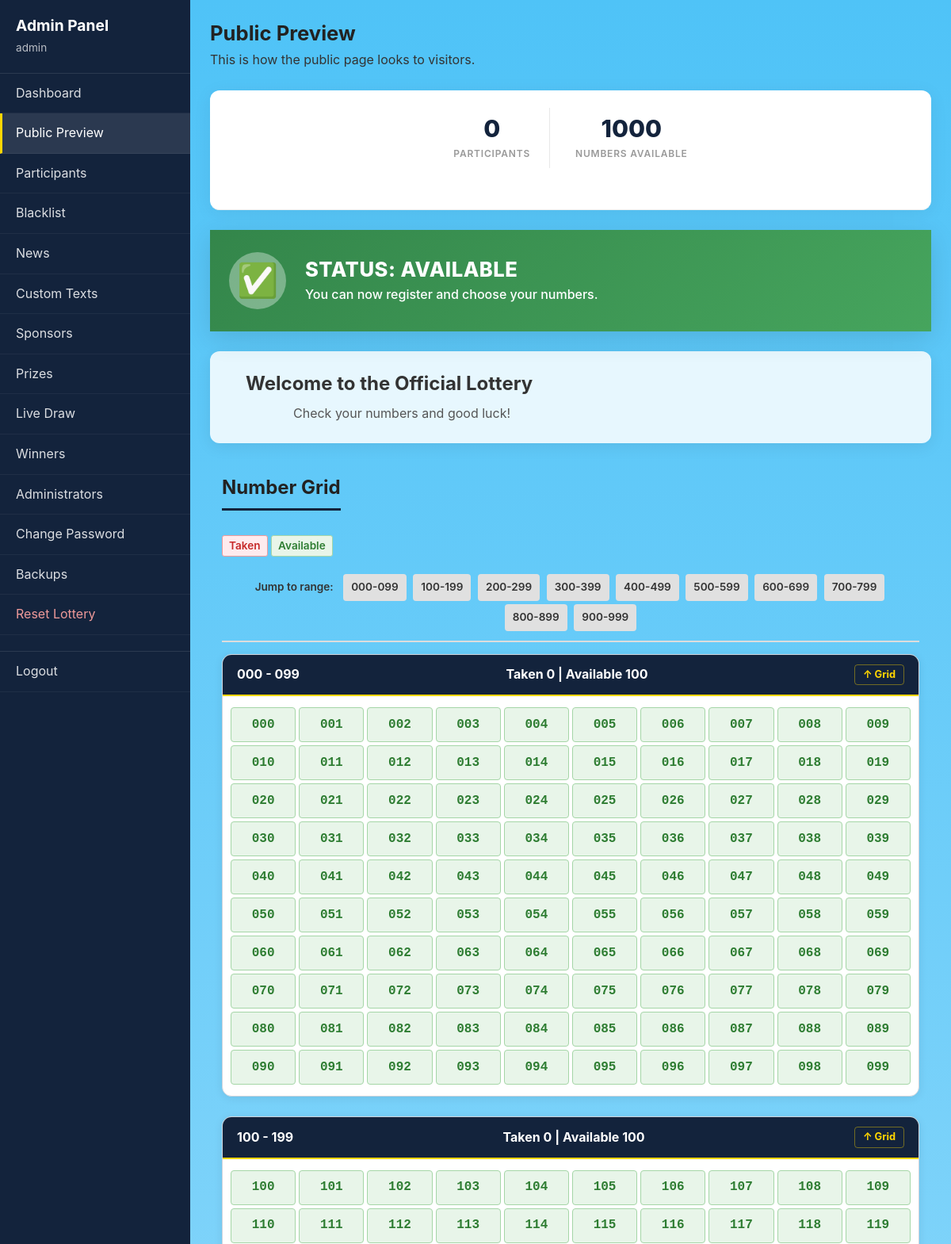
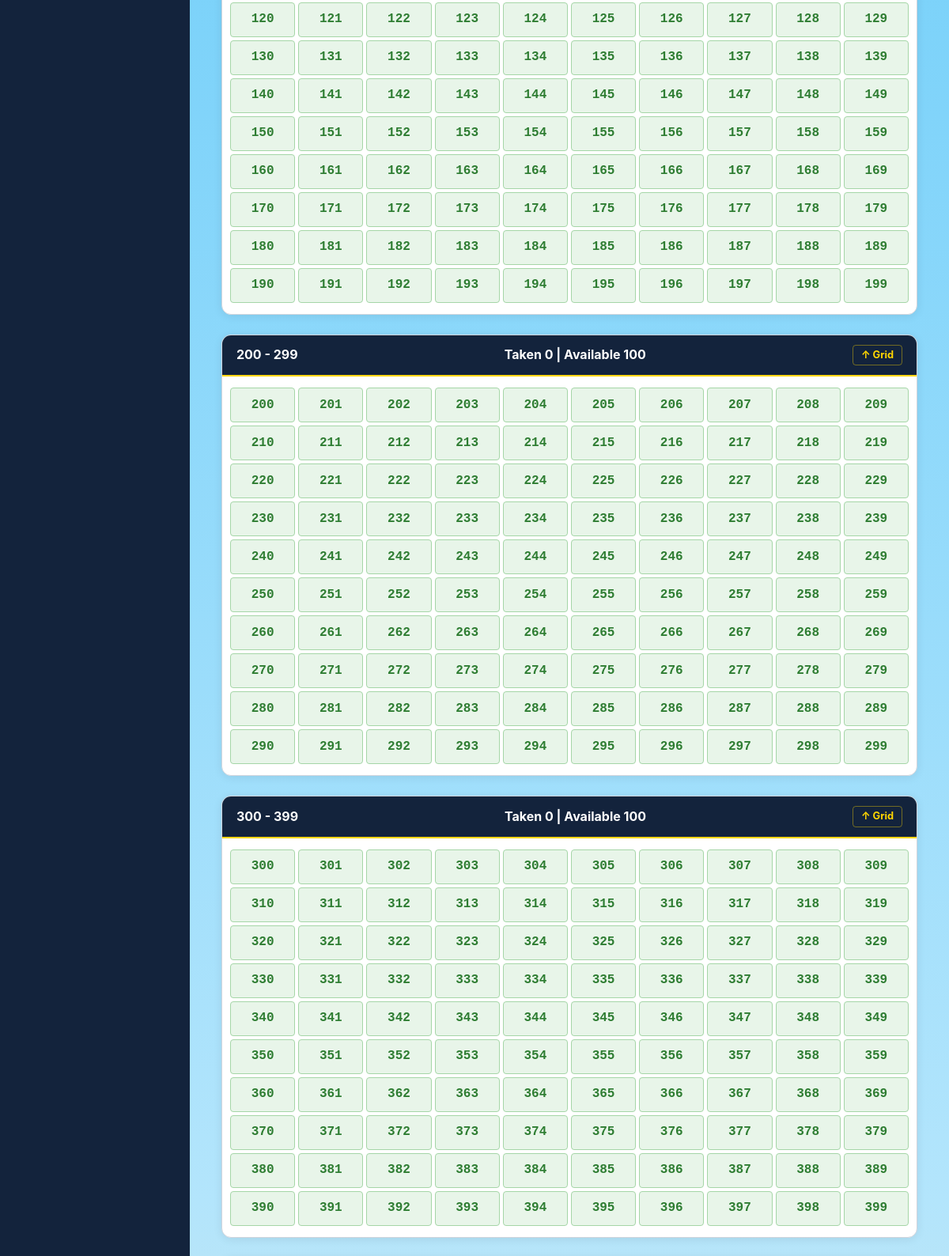
/admin/preview.php (signed in, upper part), run on the app's committed database (2 pictures, top to bottom).
### tables this page shows
CREATE TABLE IF NOT EXISTS custom_texts (
    id INT AUTO_INCREMENT PRIMARY KEY,
    `key` VARCHAR(50) UNIQUE NOT NULL,
    content TEXT,
    updated_at TIMESTAMP DEFAULT CURRENT_TIMESTAMP ON UPDATE CURRENT_TIMESTAMP
);

### includes/lang.php (called while the page is built, shortened)
<?php
function supportedLangs() {
    return defined('SUPPORTED_LANGS') ? SUPPORTED_LANGS : ['en' => ['label' => 'English', 'flag' => '🇬🇧']];
}
function isSupportedLang($code) {
    $langs = supportedLangs();
    return is_string($code) && isset($langs[strtolower(trim((string)$code))]);
}
function normalizeLang($code) {
    $code = strtolower(trim((string)$code));
    return isSupportedLang($code) ? $code : DEFAULT_LANG;
}
function loadLangDict($code) {
    static $cache = [];
    $code = normalizeLang($code);
    if (isset($cache[$code])) {
        return $cache[$code];
    }
    $file = __DIR__ . '/lang/' . $code . '.php';
    if (is_readable($file)) {
        $dict = require $file;
        $cache[$code] = is_array($dict) ? $dict : [];
    } else {
        $cache[$code] = [];
    }
    return $cache[$code];
}
function t($key, $params = []) {
    $lang = isset($GLOBALS['APP_LANG']) && isSupportedLang($GLOBALS['APP_LANG'])
        ? $GLOBALS['APP_LANG']
        : DEFAULT_LANG;
    $dict = loadLangDict($lang);
    if (array_key_exists($key, $dict)) {
        $text = $dict[$key];
    } else {
        $en = ($lang === 'en') ? $dict : loadLangDict('en');
        $text = array_key_exists($key, $en) ? $en[$key] : $key;
    }
    if (!empty($params) && is_array($params)) {
        foreach ($params as $k => $v) {
            $text = str_replace('{' . $k . '}', (string)$v, $text);
        }
    }
    return $text;
}

### includes/functions.php (called while the page is built, shortened)
<?php
function getAvailableNumbers($conn) {
    $digits = getNumberDigits($conn);
    $max = getNumberRangeMax($digits);
    $result = mysqli_query($conn, 'SELECT number, number2, number3 FROM participants');
    $taken = [];
    $available = [];
    for ($i = 0; $i <= $max; $i++) {
        $num = str_pad($i, $digits, '0', STR_PAD_LEFT);
        if (!in_array($num, $taken)) {
            $available[] = $num;
        }
    }
    return $available;
}
function getNumbersByRange($conn) {
    $digits = getNumberDigits($conn);
    $max = getNumberRangeMax($digits);
    $result = mysqli_query($conn, 'SELECT name, number, number2, number3 FROM participants ORDER BY name');
    $participants = [];
    $block_size = ($digits === 4) ? 1000 : 100;
    $ranges = [];
    for ($start = 0; $start <= $max; $start += $block_size) {
        $end = min($start + $block_size - 1, $max);
        $numbers = [];
        for ($j = $start; $j <= $end; $j++) {
            $num = str_pad($j, $digits, '0', STR_PAD_LEFT);
            $numbers[$num] = isset($participants[$num]) ? $participants[$num] : null;
        }
        $ranges[] = [
            'start' => str_pad($start, $digits, '0', STR_PAD_LEFT),
            'end' => str_pad($end, $digits, '0', STR_PAD_LEFT),
            'numbers' => $numbers,
        ];
    }
    return $ranges;
}
function getParticipantCount($conn) {
    $result = mysqli_query($conn, 'SELECT COUNT(*) AS count FROM participants');
    $row = mysqli_fetch_assoc($result);
    return $row['count'];
}
function getWinnerCount($conn) {
    $result = mysqli_query($conn, 'SELECT COUNT(*) AS count FROM winners');
    $row = mysqli_fetch_assoc($result);
    return $row['count'];
}
function getCustomText($conn, $key) {
    $stmt = mysqli_prepare($conn, 'SELECT content FROM custom_texts WHERE `key` = ?');
    mysqli_stmt_bind_param($stmt, 's', $key);
    mysqli_stmt_execute($stmt);
    $result = mysqli_stmt_get_result($stmt);
    $row = mysqli_fetch_assoc($result);
    return $row ? $row['content'] : '';
}
function getValidNumberDigits() {
    return [3, 4];
}
function getNumberDigits($conn) {
    $v = (int)getCustomText($conn, 'number_digits');
    return $v;
}
function getNumberRangeMax($digits) {
    return ((int)$digits === 4) ? 9999 : 999;
}

### admin/preview.php (the view, shortened to what this page needs)
<?php
require_once __DIR__ . '/../includes/config.php';
require_once __DIR__ . '/../includes/functions.php';
require_once __DIR__ . '/../includes/auth.php';
$ranges = getNumbersByRange($conn);
$header_info = getCustomText($conn, 'header_info');
$total_participants = getParticipantCount($conn);
$available_numbers = getAvailableNumbers($conn);
$available_count = count($available_numbers);
$lottery_status = getCustomText($conn, 'lottery_status');
$has_winners = getWinnerCount($conn) > 0;
$maintenance = getCustomText($conn, 'maintenance_mode');
$maintenance_msg = getCustomText($conn, 'maintenance_message');
require_once __DIR__ . '/header.php';
?>
<link rel="stylesheet" href="/assets/css/style.css">
<div class="page-header">
    <h1><?= htmlspecialchars(t('prev.title')) ?></h1>
    <p class="page-description"><?= htmlspecialchars(t('prev.desc')) ?></p>
</div>
<div style="max-width:1200px; margin:0 auto;">
<?php if ($maintenance === 'on'): ?>
<div class="maintenance-layout" style="min-height:auto;padding:40px 0;">
    <div class="maintenance-page">
        <div class="container">
            <?= $maintenance_msg ?>
        </div>
    </div>
</div>
<?php else: ?>
    <section class="stats-bar" style="margin:0 0 25px;border-radius:12px;">
        <div class="container" style="padding:0;">
            <div class="stats-grid">
                <div class="stat-item">
                    <span class="stat-value"><?= $total_participants ?></span>
                    <span class="stat-label"><?= htmlspecialchars(t('pub.participants')) ?></span>
                </div>
                <div class="stat-item">
                    <span class="stat-value"><?= $available_count ?></span>
                    <span class="stat-label"><?= htmlspecialchars(t('pub.available')) ?></span>
                </div>
            </div>
        </div>
    </section>
    <?php
    $status_open_msg = getCustomText($conn, 'status_open_message');
    $status_closed_msg = getCustomText($conn, 'status_closed_message');
    if ($has_winners) {
        $status_class = 'status-finished';
        $status_icon = '&#10007;';
        $status_label = t('pub.status_finished');
        $status_desc = t('pub.status_finished_desc');
    } elseif ($lottery_status === 'closed') {
        $status_class = 'status-closed';
        $status_icon = '&#128274;';
        $status_label = t('pub.status_closed');
        $status_desc = $status_closed_msg ?: t('pub.status_closed');
    } else {
        $status_class = 'status-open';
        $status_icon = '&#9989;';
        $status_label = t('pub.status_open');
        $status_desc = $status_open_msg ?: t('pub.status_open');
    }
    ?>
    <div class="status-card <?= $status_class ?>">
        <div class="container">
            <div class="status-icon-wrap">
                <span class="status-card-icon"><?= $status_icon ?></span>
            </div>
            <div class="status-card-body">
                <span class="status-card-label"><?= $status_label ?></span>
                <span class="status-card-desc"><?= $status_desc ?></span>
            </div>
        </div>
    </div>
    <?php if ($header_info): ?>
    <section class="custom-text section" style="border-radius:12px;">
        <div class="container">
            <?= $header_info ?>
        </div>
    </section>
    <?php endif; ?>
    <section class="numbers-section section" id="number-grid" style="border-radius:12px;border:none;">
        <div class="container">
            <h2 class="section-title"><?= htmlspecialchars(t('pub.grid_title')) ?></h2>
            <p class="section-desc"><span class="taken-legend"><?= htmlspecialchars(t('pub.taken')) ?></span> <span class="free-legend"><?= htmlspecialchars(t('pub.free')) ?></span></p>
            <div class="number-tabs">
                <span class="tabs-hint"><?= htmlspecialchars(t('pub.jump')) ?></span>
                <?php foreach ($ranges as $b => $block): ?>
                <a href="#block-<?= $b ?>" class="tab-link"><?= htmlspecialchars($block['start']) ?>-<?= htmlspecialchars($block['end']) ?></a>
                <?php endforeach; ?>
            </div>
            <?php foreach ($ranges as $block_index => $block):
                $numbers = $block['numbers'];
                $taken = 0;
                $available = count($numbers) - $taken;
            ?>
            <div class="number-block" id="block-<?= $block_index ?>">
                <div class="block-header">
                    <span class="block-range"><?= htmlspecialchars($block['start']) ?> - <?= htmlspecialchars($block['end']) ?></span>
                    <span class="block-stats"><?= htmlspecialchars(t('pub.block_stats', ['taken' => $taken, 'available' => $available])) ?></span>
                    <a href="#number-grid" class="block-grid-link"><?= htmlspecialchars(t('pub.grid_up')) ?></a>
                </div>
                <div class="number-grid">
                    <?php foreach ($numbers as $num => $name): ?>
                    <div class="number-cell <?= $name ? 'taken' : 'free' ?>">
                        <?php if ($name): ?>
                        <span class="number-link"><?= $num ?><br><span class="participant-name" title="<?= htmlspecialchars($name) ?>"><?= htmlspecialchars($name) ?></span></span>
                        <?php else: ?>
                        <span class="number-link"><?= $num ?></span>
                        <?php endif; ?>
                    </div>
                    <?php endforeach; ?>
                </div>
            </div>
            <?php endforeach; ?>
        </div>
    </section>
<?php endif; ?>
</div>
<?php require_once __DIR__ . '/footer.php'; ?>

### assets/css/admin.css (style rules this page uses)
*, *:before, *:after { box-sizing: border-box; }
html { font-size: 16px; }
body { margin: 0; padding: 0; font-family: -apple-system, BlinkMacSystemFont, "Segoe UI", Roboto, "Helvetica Neue", Arial, sans-serif; font-size: 0.95rem; line-height: 1.5; color: #333; background: #f0f2f5; }
a { color: #13233C; text-decoration: none; }
.page-header { margin-bottom: 25px; }
.page-header h1 { font-size: 1.6rem; margin: 0; color: #222; }
.page-description { color: #333; margin: 5px 0 0; }
.stats-grid { display: flex; gap: 15px; margin-bottom: 30px; flex-wrap: wrap; }
.stat-label { font-size: 0.85rem; color: #888; margin-top: 5px; text-transform: uppercase; letter-spacing: 0.5px; }
.number-cell { font-weight: 600; font-family: "Courier New", Courier, monospace; color: #13233C; }

### data on the page
custom_texts: content "You can now register and choose your numbers."
custom_texts: content "Welcome to the Official Lottery Check your numbers and good luck!"

### other printed values
t('nav.panel') "Admin Panel"
$_SESSION['admin_username'] "admin"
t('nav.dashboard') "Dashboard"
t('nav.preview') "Public Preview"
t('nav.participants') "Participants"
t('nav.blacklist') "Blacklist"
t('nav.news') "News"
t('nav.texts') "Custom Texts"
t('nav.sponsors') "Sponsors"
t('nav.prizes') "Prizes"
t('nav.draw') "Live Draw"
t('nav.winners') "Winners"
t('nav.admins') "Administrators"
t('nav.password') "Change Password"
t('nav.backups') "Backups"
